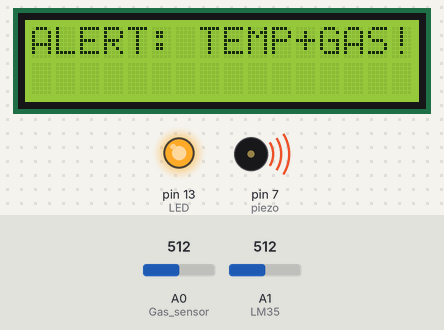
This sketch was run on a simulated Arduino Uno, built with avr-gcc and run on an emulated ATmega328P. Parts: 16×2 character LCD, output pins drawn as LEDs (lit = HIGH), buzzer (waves = sounding, pin HIGH). The test bench sets the inputs (shaded band); at power-on: A1 (LM35) = 512, A0 (Gas_sensor) = 512. What the sketch prints to the serial monitor is not drawn.

Above: at 3.2 s.
3.3 s: A1 (LM35) set to 262
5.2 s: A1 (LM35) set to 247
At 6.7 s:
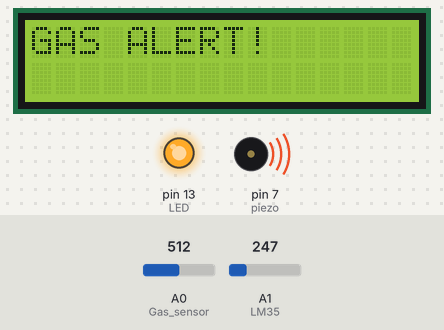
7.6 s: A0 (Gas_sensor) set to 108
9.3 s: A0 (Gas_sensor) set to 89
At 11.0 s:
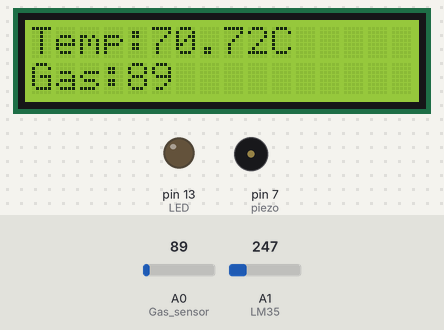
11.6 s: A1 (LM35) set to 306
At 13.2 s:
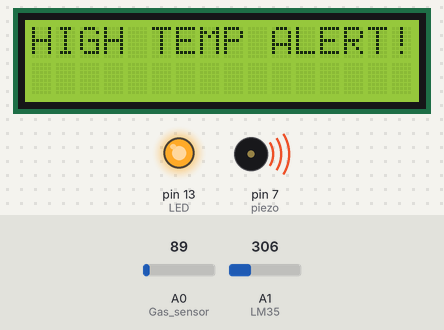
13.6 s: A0 (Gas_sensor) set to 110
At 15.5 s:
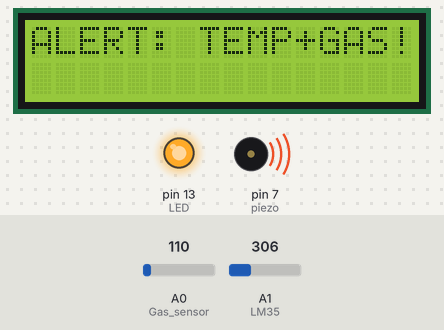
Timing chart, 0 to 16.6 s (numbered marks = the images above; inputs shaded):
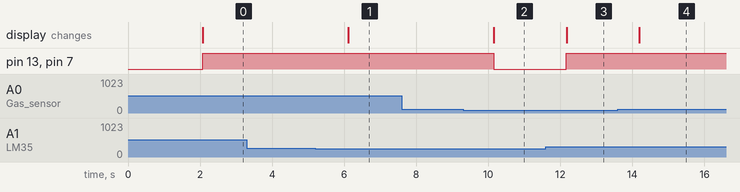

Measured:
- the behaviour switches between 256 and 255 on A1 (LM35) (found by bisection; images 0 and 1)
- the behaviour switches between 100 and 99 on A0 (Gas_sensor) (found by bisection; images 1 and 2)
- after the input at 3.3 s, every drawn part: stays the same
- after the input at 5.2 s, the display: changes after 0.92 s (image 1)
- after the input at 7.6 s, every drawn part: stays the same
- after the input at 9.3 s, pin 13 (LED), pin 7 (piezo): HIGH → LOW after 0.86 s; the display: changes after 0.86 s (image 2)
- after the input at 11.6 s, pin 13 (LED), pin 7 (piezo): LOW → HIGH after 0.57 s; the display: changes after 0.57 s (image 3)
- after the input at 13.6 s, the display: changes after 0.59 s (image 4)

The sketch:

smart-safety-system.ino
```cpp
#include <LiquidCrystal.h>   // include LCD library

// initialize LCD pins: RS, E, D4, D5, D6, D7
LiquidCrystal lcd(12, 11, 5, 4, 3, 2);

float temp;
float v_out;
float v_out1;
int LED = 13;
int gas_sensor;
int piezo = 7;

void setup() {
  pinMode(A0, INPUT);   // Gas sensor
  pinMode(A1, INPUT);   // LM35
  pinMode(LED, OUTPUT);
  pinMode(piezo, OUTPUT);
  Serial.begin(9600);

  lcd.begin(16, 2);    // initialize 16x2 LCD
  lcd.print("System Initializing");
  delay(2000);
  lcd.clear();
}

void loop() {
  // Read LM35 sensor
  v_out = analogRead(A1);
  v_out1 = (v_out / 1023.0) * 5000.0;   // convert ADC to mV
  temp = (v_out1 - 500.0) / 10.0;       // convert mV to °C

  // Read gas sensor
  gas_sensor = analogRead(A0);

  // Display sensor readings
  lcd.clear();
  lcd.setCursor(0, 0);
  lcd.print("Temp:");
  lcd.print(temp);
  lcd.print("C");

  lcd.setCursor(0, 1);
  lcd.print("Gas:");
  lcd.print(gas_sensor);

  // Conditions
  bool tempHigh = temp >= 75.0;
  bool gasHigh = gas_sensor >= 100;

  // If either temp OR gas exceeds threshold — both LED and buzzer ON
  if (tempHigh && gasHigh) {
    digitalWrite(LED, HIGH);
    digitalWrite(piezo, HIGH);
    lcd.clear();
    lcd.print("ALERT: TEMP+GAS!");
  }
  else if (tempHigh) {
    digitalWrite(LED, HIGH);
    digitalWrite(piezo, HIGH); // piezo ON together
    lcd.clear();
    lcd.print("HIGH TEMP ALERT!");
  }
  else if (gasHigh) {
    digitalWrite(LED, HIGH);
    digitalWrite(piezo, HIGH); // piezo ON together
    lcd.clear();
    lcd.print("GAS ALERT!");
  }
  else {
    digitalWrite(LED, LOW);
    digitalWrite(piezo, LOW);
  }

  // Serial Monitor
  Serial.print("Temperature: ");
  Serial.print(temp);
  Serial.print(" °C\tGas: ");
  Serial.println(gas_sensor);

  delay(1000);
}
```
